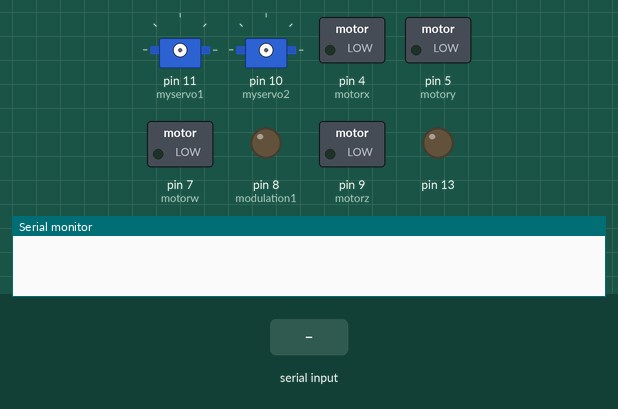
Simulated run of this sketch. Board: Arduino Mega 2560, built with avr-gcc and run on an emulated ATmega2560. On the bench: 2 × servo, switched loads named in the sketch (green lamp = pin HIGH), output pins drawn as LEDs (lit = HIGH), the last lines printed to the serial monitor. The inputs (shaded band) are chosen by the test bench. The GPS gets a fix after 3 s at 37.7749, -122.4194 with 8 satellites.

Above: at 0.8 s.
0.9 s: "<1>" received over the second serial link
At 1.6 s:
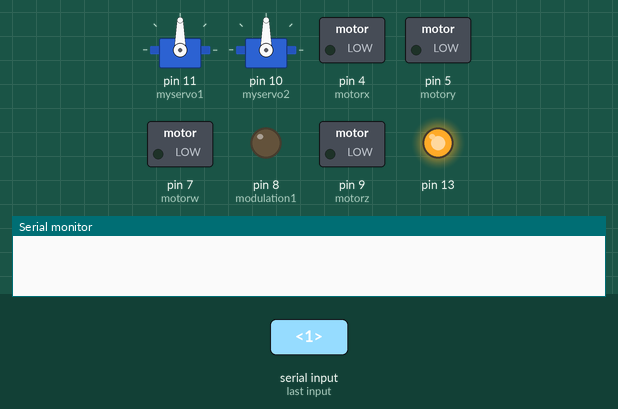
2.4 s: "<30,150,10>" received over the second serial link
At 3.5 s:
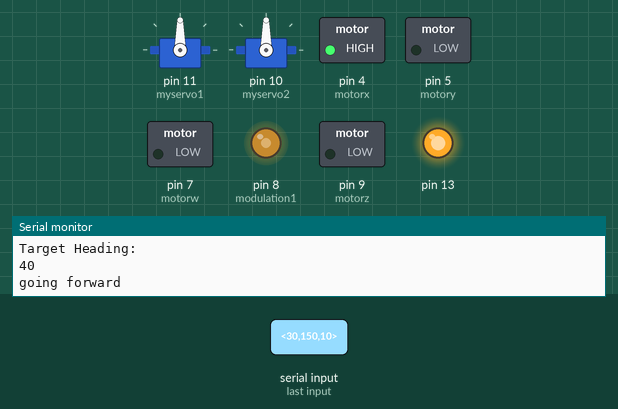
At 8.5 s:
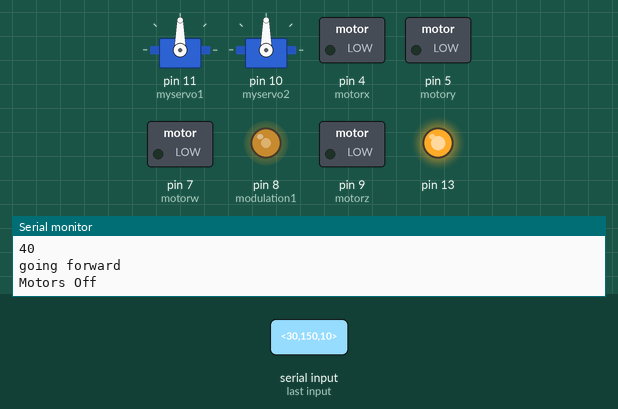
Timing chart, 0 to 10.0 s (numbered marks = the images above; inputs shaded):
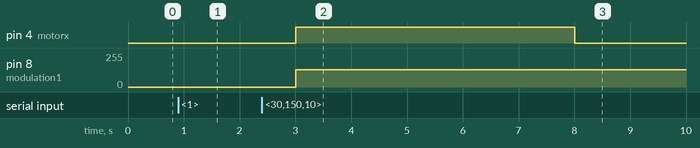

The sketch:

GPS_Navigation_System.ino
```cpp
#include <math.h>
#include <Adafruit_GPS.h>
#include <SoftwareSerial.h>
#include <Servo.h>
#include <NewPing.h>

// BT Parsing Variables
const byte numChars = 32;
char receivedChars[numChars];
char tempChars[numChars];
char messageFromPC[numChars];
boolean newData = false;

// BT Variables
#define HC06 Serial1
char data = 0;
char points;
float currentLat = 0;
float currentLong = 0;
float targetLat = 0.0;
float targetLong = 0.0;


// Calculation Variables
int distanceToTarget;
int OriginalDistanceToTarget;
int targetHeading;
int currentHeading;
int ErrorDistance = 3;
int angleError = 10;

// GPS Variables
HardwareSerial mySerial = Serial2;
Adafruit_GPS GPS(&Serial2);
#define GPSECHO false // set false to turn off echoing data to serial console, true to debug and see raw GPS sentences
boolean usingInterrupt = false;
void useInterrupt(boolean); // Func prototype keeps Arduino 0023 happy

// Motor Control Variables
int motorx = 4; //motor on pin 3 (IN4)
int motory = 5; //motor on pin 4 (IN3)
int motorw = 7; // motorfront on pin 8 (IN2)front
int motorz = 9; //motor front on pin 9 (IN1)front
int modulation1 = 8; //enB
int velocidad; //motor speed
int steeringPot = A1;

// Directions for motor control
#define header_Tolerance = 2
#define LEFT 'l'
#define RIGHT 'r'
#define FORWARD 'f'
#define BACK 'b'
#define STOP 'x'

// Sonar Variables
const int TRIGGER_PIN = 12;
const int ECHO_PIN = 11;
#define MAX_DISTANCE 250
#define Alert_Distance 100
#define Halt_Distance 30

NewPing sonar(TRIGGER_PIN, ECHO_PIN, MAX_DISTANCE);

// Moving Average Variables
const int ReadingAmt = 4;
int readings[ReadingAmt];
int readI;
int total;
int average;
int cm;

// Test Variables
Servo myservo1;
Servo myservo2;
int pos1 = 0;
int pos2 = 0;

void setup()
{
  for(int intReading = 0; intReading < ReadingAmt; intReading++){
      readings[intReading] = 0;
  }
  pinMode(19, INPUT);
  digitalWrite(19, HIGH);
  pinMode(13, OUTPUT);

  pinMode(motorx, OUTPUT);
  digitalWrite(motorx,LOW);
  pinMode(motory, OUTPUT);
  digitalWrite(motory,LOW);
  pinMode(motorw, OUTPUT);
  digitalWrite(motorw,LOW);
  pinMode(motorz, OUTPUT);
  digitalWrite(motorz,LOW);

  Serial.begin(9600);
  HC06.begin(9600);
  BTCheck();
  myservo1.attach(11);
  myservo2.attach(10);
  Serial.begin(115200);
  GPS.begin(9600);
  GPS.sendCommand(PMTK_SET_NMEA_OUTPUT_RMCGGA); // RMC (recommended minimum) and GGA (fix data)
  GPS.sendCommand(PMTK_SET_NMEA_UPDATE_1HZ);   // 1 Hz update rate
  GPS.sendCommand(PGCMD_ANTENNA);  // Request updates on antenna status, comment out to keep quiet
  useInterrupt(true);
  delay(1000);
}

void loop()
{
 getGPSFix();
 getAngle();
 SendCoordinatesBT();
 recvWithStartEndMarkers();
 if (newData == true) {
     strcpy(tempChars, receivedChars);
     parseData();
     showParsedData();
     newData = false;
 }

 if ( targetLat == 0){
     allOff();
 }
 else {

    distanceToWaypoint();
    Serial.print("Distance to target: ");
    Serial.println(distanceToTarget);
    headingAngle();
    Serial.println("Target Heading: ");
    Serial.println(targetHeading);
    if(distanceToTarget > ErrorDistance){
//     SonarScan();
     movingAverage();
     calcTurn();
       }
     else{
      allOff();
     }
 }
}

//***************Bluetooth Functions****************
void BTCheck(){
   while(data != '1')
  {
    data = HC06.read();
    data == '0';
   // Serial.write(data);
    //HC06.write(data);
    if(data == '1'){             // Checks whether value of data is equal to 1
         digitalWrite(13, HIGH);   //If value is 1 then LED turns ON
    }
  }
}

void SendCoordinatesBT(){
 HC06.print(currentLat,5);
 HC06.print("|");
 HC06.print(currentLong,5);
 HC06.print("|");
 delay(1000);
} // sendCoordinatesBT

//***************Bluetooth Parsing Functions****************

void recvWithStartEndMarkers() {
    static boolean recvInProgress = false;
    static byte ndx = 0;
    char startMarker = '<';
    char endMarker = '>';
    char rc;

    while (HC06.available() > 0 && newData == false) {
        rc = HC06.read();

        if (recvInProgress == true) {
            if (rc != endMarker) {
                receivedChars[ndx] = rc;
                ndx++;
                if (ndx >= numChars) {
                    ndx = numChars - 1;
                }
            }
            else {
                receivedChars[ndx] = '\0'; // terminate the string
                recvInProgress = false;
                ndx = 0;
                newData = true;
            }
        }

        else if (rc == startMarker) {
            recvInProgress = true;
        }
    }
} // recvWithStartEndMarkers

void parseData() {      // split the data into its parts

    char * strtokIndx; // this is used by strtok() as an index

    strtokIndx = strtok(tempChars, ",");
    targetLat = atof(strtokIndx);     // convert this part to a float

    strtokIndx = strtok(NULL, ",");
    targetLong = atof(strtokIndx);     // convert this part to a float
} // parseData

void showParsedData() {
    Serial.print("Latitude: ");
    Serial.println(targetLat, 5);
    Serial.print("Longitude: ");
    Serial.println(targetLong, 5);
} // showParsedData

//***************Calculation Functions****************

int distanceToWaypoint()
{

  float num = radians(currentLong - targetLong);
  float sdlong = sin(num);
  float cdlong = cos(num);
  float lat1 = radians(currentLat);
  float lat2 = radians(targetLat);
  float slat1 = sin(lat1);
  float clat1 = cos(lat1);
  float slat2 = sin(lat2);
  float clat2 = cos(lat2);
  num = (clat1 * slat2) - (slat1 * clat2 * cdlong);
  num = sq(num);
  num += sq(clat2 * sdlong);
  num = sqrt(num);
  float denom = (slat1 * slat2) + (clat1 * clat2 * cdlong);
  num = atan2(num, denom);
  distanceToTarget =  num * 6372795;

  // check to see if we have reached the current waypoint
  //  if (distanceToTarget <= WAYPOINT_DIST_TOLERANE)
  //    nextWaypoint();

  return distanceToTarget;
}  // distanceToWaypoint()

int headingAngle()
{
  float difflon = radians(targetLong-currentLong);
  float aLat = radians(currentLat);
  float bLat = radians(targetLat);
  float x = sin(difflon) * cos(bLat);
  float y = sin(aLat) * cos(bLat) * cos(difflon);
  y = cos(aLat) * sin(bLat) - y;
  float theta = atan2(x, y);
  if (theta < 0.0)
  {
    theta += TWO_PI;
  }
  targetHeading = degrees(theta);
  return targetHeading;
}   // courseToWaypoint()

//***************GPS Functions****************

SIGNAL(TIMER0_COMPA_vect){ // Interrupt is called once a millisecond, looks for any new GPS data, and stores it
  char c = GPS.read();
#ifdef UDR0
  if (GPSECHO)
    if (c) UDR0 = c;  // writing direct to UDR0 is much much faster than Serial.print but only one character can be written at a time.
#endif
} // SIGNAL(TIMER0_COMPA_vect)

void useInterrupt(boolean v) {
  if(v){ // Timer0 is already used for millis() - we'll just interrupt somewhere in the middle and call the "Compare A" function above
    OCR0A = 0xAF;
    TIMSK0 |= _BV(OCIE0A);
    usingInterrupt = true;
  }
  else{ // do not call the interrupt function COMPA anymore
    TIMSK0 &= ~_BV(OCIE0A);
    usingInterrupt = false;
  }
} // useInterrupt()

uint32_t timer = millis();
// used for GPS to work

void getGPSFix(){
  if(! usingInterrupt){ // in case you are not using the interrupt above, you'll need to 'hand query' the GPS, not suggested :(
    // read data from the GPS in the 'main loop'
    char c = GPS.read();
    // if you want to debug, this is a good time to do it!
    if(GPSECHO)
      if(c) Serial.print(c);
  }
  if (GPS.newNMEAreceived()) { // if a sentence is received, we can check the checksum, parse it...
    if (!GPS.parse(GPS.lastNMEA()))   // this also sets the newNMEAreceived() flag to false
      return;  // we can fail to parse a sentence in which case we should just wait for another
  }
  if (timer > millis())  timer = millis();  // if millis() or timer wraps around, we'll just reset it
  if (millis() - timer > 1000) {  // approximately every 1 second or so, print out the current stats
    timer = millis(); // reset the timer
    Serial.print("Fix: "); Serial.print((int)GPS.fix);
    Serial.print(" quality: "); Serial.println((int)GPS.fixquality);
    if (GPS.fix) {
      Serial.print("Location (in degrees, works with Google Maps): ");
      Serial.print(GPS.latitudeDegrees, 5);
      currentLat = GPS.latitudeDegrees, 5;
      Serial.print(", ");
      Serial.println(GPS.longitudeDegrees, 5);
      currentLong = GPS.longitudeDegrees, 5;
      Serial.println();
    }
  }
} // getGPSFix()

void getAngle(){
  currentHeading = GPS.angle;
 // Serial.print("Tracking Angle (Compass Direction): ");
 // Serial.println(GPS.angle);
} // getAngle()

//***************Motor Functions****************

void calcTurn(){
    int heading_Error = targetHeading - currentHeading;

   //if( average >= Alert_Distance){

     if( heading_Error <= angleError){
        forward(130);
        delay(5000);
        allOff();
        delay(5000);

      }
      else if( targetHeading > 0 && targetHeading <180){
       // left(70);
        delay(100);
        forward(130);
        delay(5000);
        allOff();
        delay(5000);
      }
      else if( targetHeading > 180 && targetHeading < 360){
      //  right(70);
        delay(100);
        forward(130);
        delay(5000);
        allOff();
        delay(5000);
      }
  // }

//   if( average < Alert_Distance > Halt_Distance){
//
//      if( heading_Error <= angleError){
//        forward(60);
//      }
//      else if( targetHeading > 0 && targetHeading <180){
//        left(60);
//        delay(100);
//        forward(60);
//      }
//      else if( targetHeading > 180 && targetHeading < 360){
//        right(60);
//        delay(100);
//        forward(60);
//      }
//   }
//
//   if( average < Halt_Distance){
//     allOff();
//     while( average < Halt_Distance){
//       backward(60);
//     }
//     allOff();
//   }
} // calcTurn()

void allOff() // function to stop motors
  {
    //backside motor
    digitalWrite(motorx, LOW);
    digitalWrite(motory, LOW);

    //front side motor
    digitalWrite(motorw, LOW);
    digitalWrite(motorz, LOW);
    Serial.println("Motors Off");
  } // allOff()

void forward(int Speed){ // function to move forward
    Serial.println("going forward");
    digitalWrite(motorx, HIGH);
    digitalWrite(motory, LOW);
    analogWrite(modulation1, Speed);
} // forward()

void backward(int Speed){ // function to move backward
    digitalWrite(motorx, LOW);
    digitalWrite(motory, HIGH);
    analogWrite(modulation1, Speed);
} // backward()

void left(int Speed){ // function to turn left
  Serial.println("going Left");
  digitalWrite(motorw, LOW);
  digitalWrite(motorz, HIGH);
  //delay(2000);
  analogWrite(modulation1, Speed);
} // left()

void right(int Speed){ // function to turn right
  Serial.println("going Right");
  digitalWrite(motorw, HIGH);
  digitalWrite(motorz, LOW);
 // delay(2000);
  analogWrite(modulation1, Speed);
} // right()

//***************Object Detection Functions****************

int SonarScan(){
  cm = sonar.ping_cm();
 // Serial.println(cm);
}

void movingAverage(){
    total = total - readings[readI];
  readings[readI] = cm;
  total = total + readings[readI];
  readI = readI + 1;
  if(readI >= ReadingAmt){
    readI = 0;
  }
  average = total/ReadingAmt;
}
```

Measured:
- after the input at 0.9 s, pin 13: LOW → HIGH at once
- after the input at 2.4 s, pin 4 (motorx): LOW → HIGH after 0.61 s, → LOW 5.0 s later; pin 8 (modulation1): 0/255 → 130/255 after 0.61 s
